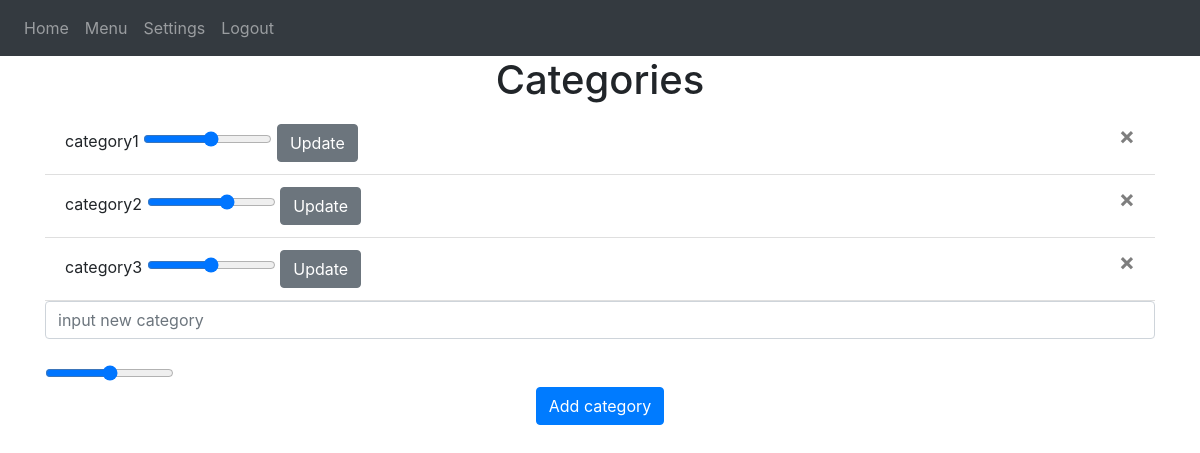
The app's page /settings (signed in), older data.
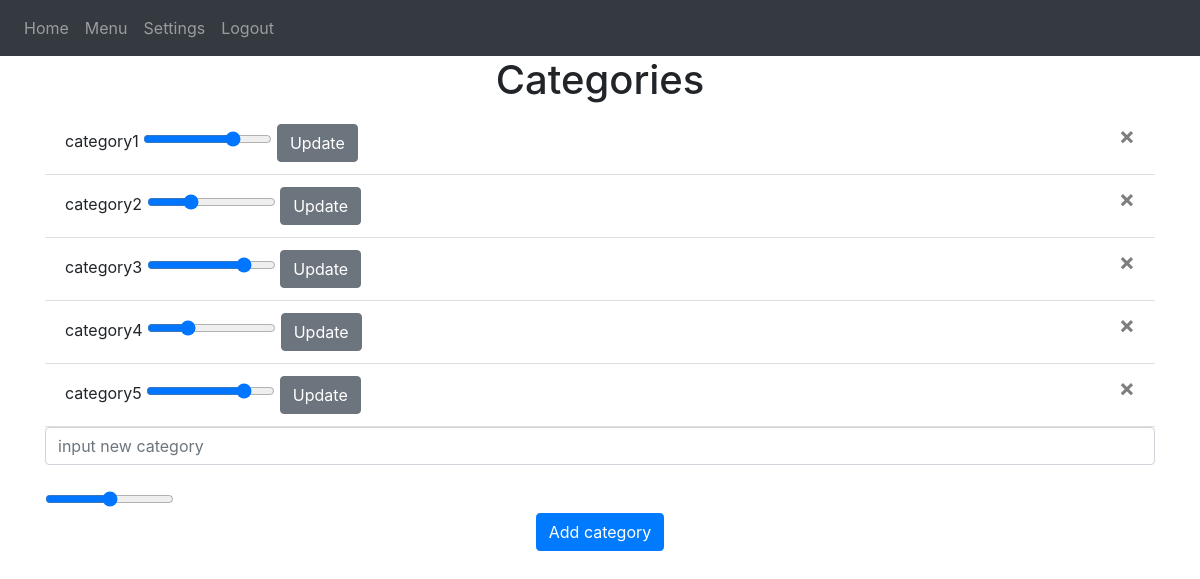
The same page, newer data.
### src/models.py (models this page shows)
class Category(db.Model):
    __tablename__ = "categories"
    id = db.Column(db.Integer, primary_key=True)
    name = db.Column(db.String(100))
    value = db.Column(db.Float())
    immediateValue = db.Column(db.Float())
    user_id = db.Column(db.Integer,db.ForeignKey('users.id'))
    foods = db.relationship('Food',secondary='food_category',back_populates='categories')

### src/views.py (the view, shortened to what this page needs)
@views.route('/settings',methods=['GET','POST'])
@login_required
def settings():
    return render_template("settings.html", user=current_user)

### src/__init__.py (called while the page is built)
def create_app():
    app = Flask(__name__)
    app.config['SECRET_KEY'] = 'tajny klucik'
    app.config['SQLALCHEMY_DATABASE_URI'] = f'sqlite:///{DB_NAME}'
    db.init_app(app)
    from .views import views
    from .auth import auth
    app.register_blueprint(views, url_prefix='/')
    app.register_blueprint(auth, url_prefix='/')
    from .models import User, Food, Category, FoodCategory
    create_database(app)
    login_manager = LoginManager()
    login_manager.login_view = 'auth.login'
    login_manager.init_app(app)
    @login_manager.user_loader
    def load_user(id):
        return User.query.get(int(id))
    return app

### src/templates/settings.html
{% extends "base.html" %} {% block title %}Settings{% endblock %}
{% block content %}
<h1 align="center">Categories</h1>
<ul class="list-group list-group-flush" id="categories">
    {% for category in user.categories %}
    <li class="list-group-item">
        {{ category.name }}
        <input
            type="range"
            name="{{'categoryvalue_'+category.id|string}}"
            id="{{'categoryvalue_'+category.id|string}}"
            class="form-range"
            min="0"
            max="1"
            step="0.01"
            value="{{category.value}}"
        />
        <button type="button" class="btn btn-secondary" onClick="updateCategory({{ category.id }}, {{'categoryvalue_'+category.id|string}} )">
            <span>Update</span>
        </button>
        <button type="button" class="close" onClick="deleteCategory({{ category.id }} )">
            <span aria-hidden="true">&times;</span>
        </button>
    </li>
    {% endfor %}
</ul>
<form method="POST">
    <input
        type="text"
        name="category"
        id="category"
        class="form-control"
        placeholder="input new category"
    />
    <br />
    <input
        type="range"
        name="categoryvalue"
        id="categoryvalue"
        class="form-range"
        min="0"
        max="1"
        step="0.01"
    />
    <br />
    <div align="center">
        <button type="submit" class="btn btn-primary">Add category</button>
    </div>
</form>
{% endblock %}

### src/templates/base.html (shortened to what this page needs)
<!DOCTYPE html>
<html>
  <head>
    <link
      rel="stylesheet"
      href="https://stackpath.bootstrapcdn.com/bootstrap/4.4.1/css/bootstrap.min.css"
    />
    <link
      rel="stylesheet"
      href="https://stackpath.bootstrapcdn.com/font-awesome/4.7.0/css/font-awesome.min.css"
    />
  </head>
  <body>
    <nav class="navbar navbar-expand-lg navbar-dark bg-dark">
      <div class="collapse navbar-collapse" id="navbar">
        <div class="navbar-nav">
        {% if user.is_authenticated %}
          <a class="nav-item nav-link" id="home" href="/">Home</a>
          <a class="nav-item nav-link" id="menu" href="/menu">Menu</a>
          <a class="nav-item nav-link" id="settings" href="/settings">Settings</a>
          <a class="nav-item nav-link" id="logout" href="/logout">Logout</a>
        {% else %}
          <a class="nav-item nav-link" id="login" href="/login">Login</a>
          <a class="nav-item nav-link" id="signUp" href="/sign-up">Sign Up</a>
        {% endif %}
        </div>
      </div>
    </nav>
    <div class="container">{% block content %} {% endblock %}</div>
  </body>
</html>

Row changes from the older to the newer data that the page shows:
changed Category "category1": value "0.53" → "0.72"
changed Category "category2": value "0.64" → "0.32"
changed Category "category3": value "0.5" → "0.79"
added Category: name "category4", value "0.29"
added Category: name "category5", value "0.79"
